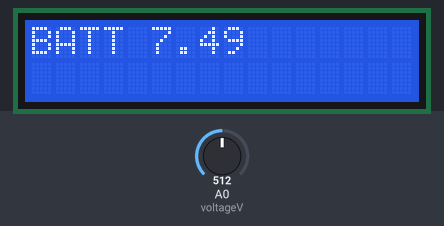
Recording of a sketch running on a simulated Arduino Uno, built with avr-gcc and run on an emulated ATmega328P. Shown: 16×2 character LCD. The test bench sets the inputs (shaded band); at power-on: A0 (voltageV) = 512.

Above: at 1.2 s.
1.3 s: A0 (voltageV) set to 716
At 2.4 s:
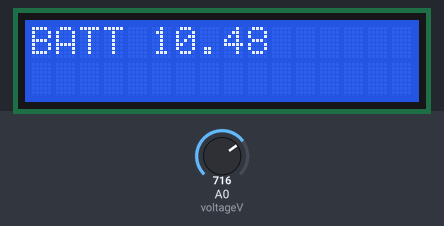
2.8 s: A0 (voltageV) set to 900
At 3.5 s:
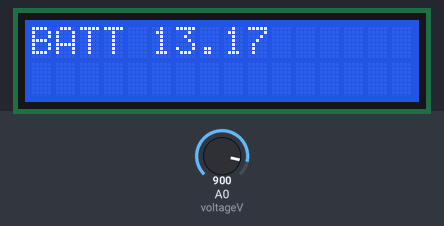
4.3 s: A0 (voltageV) set to 1023
At 4.7 s:
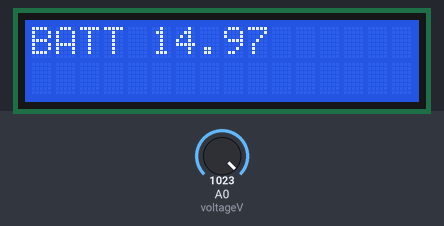
Timing chart, 0 to 7.3 s (numbered marks = the images above; inputs shaded):
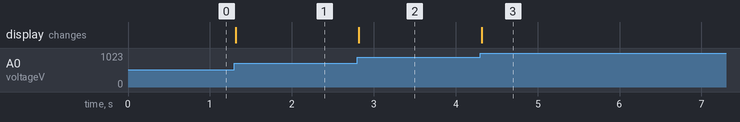

Measured:
- after the input at 1.3 s, the display: changes at once (image 1)
- after the input at 2.8 s, the display: changes at once (image 2)
- after the input at 4.3 s, the display: changes at once (image 3)

The sketch:

Code.ino
```cpp
#include <LiquidCrystal_I2C.h>
#include <Wire.h>

LiquidCrystal_I2C lcd(0x27, 16, 2);

// vcc to vcc pin of the arduino board. gnd to gnd, SCL to A5, SDA to A4
int voltageV = A0; //input pin

void setup() {
  // put your setup code here, to run once:
  pinMode(voltageV, INPUT);
  lcd.init();
  lcd.backlight();

}

void loop() {
  // put your main code here, to run repeatedly:
  int VoltageMsmt = analogRead(voltageV);
  float Vcalc = (5.0/1023)*VoltageMsmt;
  Vcalc = Vcalc*2.995;
  lcd.setCursor(0,0);
  lcd.print("BATT ");
  lcd.print(Vcalc);


}
```
